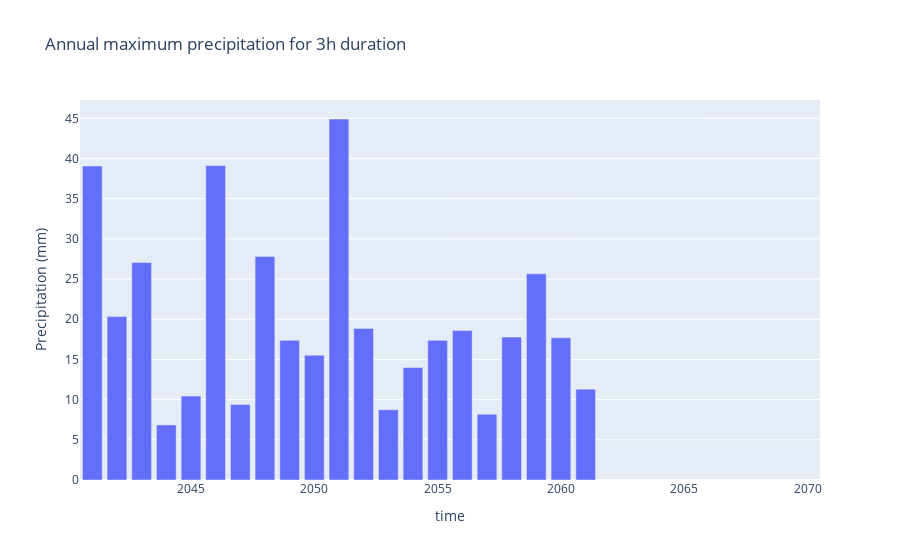

This figure's notebook cell:
### Markdown cell above
If a pair of rotated latitude and longitude coordinates is selected, it is possible to plot (with the ```plotly``` library) the evolution of said annual maxima series.

### Code cell
# Define specific spatial coordinates within your selected region and the only available duration
lat = -11
lon = -8
dur = 3
# Selecting a duration and one specific point.
dataarray_pr_max = dataset_pr_max['pr_max'].sel(duration=dur, rlat = lat, rlon = lon, method = 'nearest')
dataset_pr_max.close
# Converting dataarray to dataframe for plotly library to understand.
dataframe_pr_max = dataarray_pr_max.to_dataframe().reset_index()
# Define bar chart and customize it.
figure = px.bar(dataframe_pr_max, x="time", y="pr_max", title=f'Annual maximum precipitation for {dur}h duration')
figure.update_layout(yaxis=dict(title="Precipitation (mm)")) #, range=[10, max(df.precipitation)+5]))
figure.show()

### Figure 1 — Plotly figure (JSON) as saved in the notebook; plotly's stock layout.template omitted (floating-point values rounded to 4 significant figures)
{"data": [{"alignmentgroup": "True", "hovertemplate": "time=%{x}<br>pr_max=%{y}<extra></extra>", "legendgroup": "", "marker": {"color": "#636efa", "pattern": {"shape": ""}}, "name": "", "offsetgroup": "", "orientation": "v", "showlegend": false, "textposition": "auto", "type": "bar", "x": ["2041-01-01T00:00:00", "2042-01-01T00:00:00", "2043-01-01T00:00:00", "2044-01-01T00:00:00", "2045-01-01T00:00:00", "2046-01-01T00:00:00", "2047-01-01T00:00:00", "2048-01-01T00:00:00", "2049-01-01T00:00:00", "2050-01-01T00:00:00", "2051-01-01T00:00:00", "2052-01-01T00:00:00", "2053-01-01T00:00:00", "2054-01-01T00:00:00", "2055-01-01T00:00:00", "2056-01-01T00:00:00", "2057-01-01T00:00:00", "2058-01-01T00:00:00", "2059-01-01T00:00:00", "2060-01-01T00:00:00", "2061-01-01T00:00:00", "2062-01-01T00:00:00", "2063-01-01T00:00:00", "2064-01-01T00:00:00", "2065-01-01T00:00:00", "2066-01-01T00:00:00", "2067-01-01T00:00:00", "2068-01-01T00:00:00", "2069-01-01T00:00:00", "2070-01-01T00:00:00"], "xaxis": "x", "y": [39.06, 20.33, 27.06, 6.844, 10.45, 39.13, 9.383, 27.82, 17.38, 15.52, 44.91, 18.86, 8.742, 14.0, 17.38, 18.59, 8.18, 17.79, 25.66, 17.69, 11.3, null, null, null, null, null, null, null, null, null], "yaxis": "y"}], "layout": {"autosize": true, "barmode": "relative", "legend": {"tracegroupgap": 0}, "title": {"text": "Annual maximum precipitation for 3h duration"}, "xaxis": {"anchor": "y", "autorange": true, "domain": [0, 1], "range": ["2040-07-02 12:00", "2070-07-02 12:00"], "title": {"text": "time"}, "type": "date"}, "yaxis": {"anchor": "x", "autorange": true, "domain": [0, 1], "range": [0, 47.28], "title": {"text": "Precipitation (mm)"}, "type": "linear"}}}
